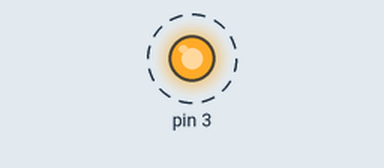
This sketch was run on a simulated Arduino Uno, built with avr-gcc and run on an emulated ATmega328P. Parts: output pins drawn as LEDs (lit = HIGH). Dashed ring = blinking.

Above: at 0.02 s.
Timing chart, 0 to 3.0 s (numbered marks = the images above):
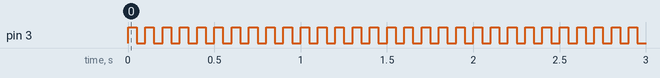

Measured:
- by itself, pin 3: alternates HIGH for 0.05 s and LOW for 0.05 s

The sketch:

Arduino_Test.ino
```cpp
void setup() {
  // put your setup code here, to run once:
  pinMode(3, OUTPUT);
}

void loop() {
  // put your main code here, to run repeatedly:
  digitalWrite(3, HIGH);
  delay(50);
  digitalWrite(3, LOW);
  delay(50);
}
```
